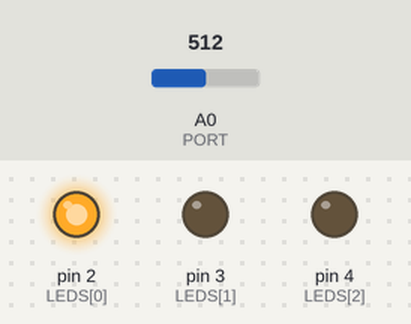
Simulated run of this sketch. Board: Arduino Uno, built with avr-gcc and run on an emulated ATmega328P. Shown: output pins drawn as LEDs (lit = HIGH). Inputs (shaded band) come from the test bench; at power-on: A0 (PORT) = 512.

Above: at 1.2 s.
1.3 s: A0 (PORT) set to 672
2.8 s: A0 (PORT) set to 700
At 3.1 s:
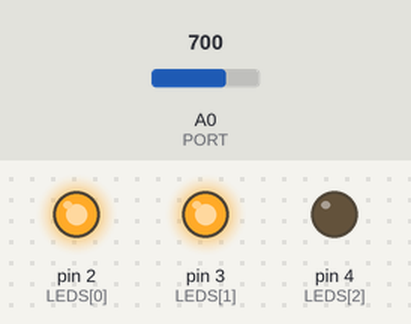
4.3 s: A0 (PORT) set to 1014
5.8 s: A0 (PORT) set to 1023
At 6.6 s:
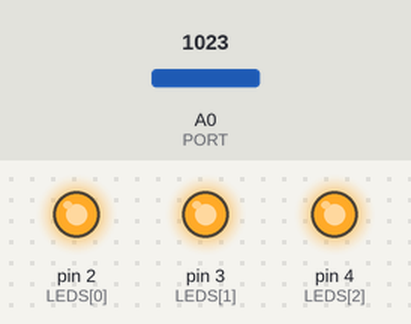
7.3 s: A0 (PORT) set to 306
At 7.7 s:
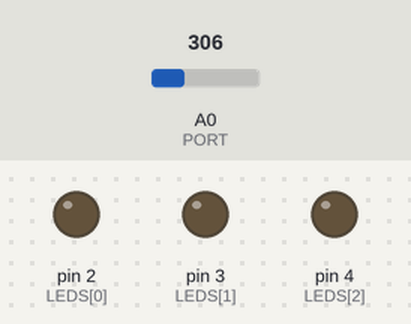
8.8 s: A0 (PORT) set to 334
10.3 s: A0 (PORT) set to 358
At 11.2 s:
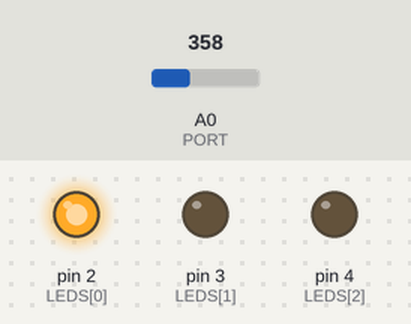
Timing chart, 0 to 12.8 s (numbered marks = the images above; inputs shaded):
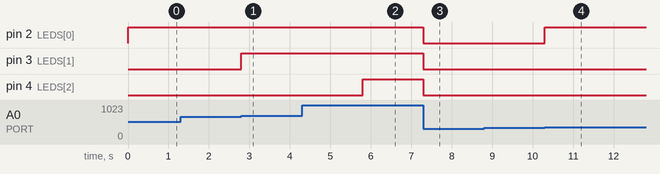

Measured:
- the behaviour switches between 681 and 682 on A0 (PORT) (found by bisection; images 0 and 1)
- the behaviour switches between 1022 and 1023 on A0 (PORT) (found by bisection; images 1 and 2)
- the behaviour switches between 340 and 341 on A0 (PORT) (found by bisection; images 3 and 4)
- after the input at 1.3 s, every drawn part: stays the same
- after the input at 2.8 s, pin 3 (LEDS[1]): LOW → HIGH at once
- after the input at 4.3 s, every drawn part: stays the same
- after the input at 5.8 s, pin 4 (LEDS[2]): LOW → HIGH at once
- after the input at 7.3 s, pin 2 (LEDS[0]), pin 3 (LEDS[1]), pin 4 (LEDS[2]): HIGH → LOW at once
- after the input at 8.8 s, every drawn part: stays the same
- after the input at 10.3 s, pin 2 (LEDS[0]): LOW → HIGH at once

The sketch:

aula11-Map-circuito2.ino
```cpp
int LEDS[] = {2, 3, 4};
#define PORT A0
int val;

void setup()
{
  for (int i = 0; i < 3; i++)
  {
    pinMode(LEDS[i], OUTPUT);
  }

  pinMode(PORT, INPUT);
}

void blink(int x)
{
  int i;
  for (i = 0; i < x; i++)
  {
    digitalWrite(LEDS[i], HIGH);
  }
  for (i = x; i < 3; i++)
  {
    digitalWrite(LEDS[i], LOW);
  }
}

void loop()
{
  val = analogRead(PORT);

  blink(map(val, 0, 1023, 0, 3));
}
```
